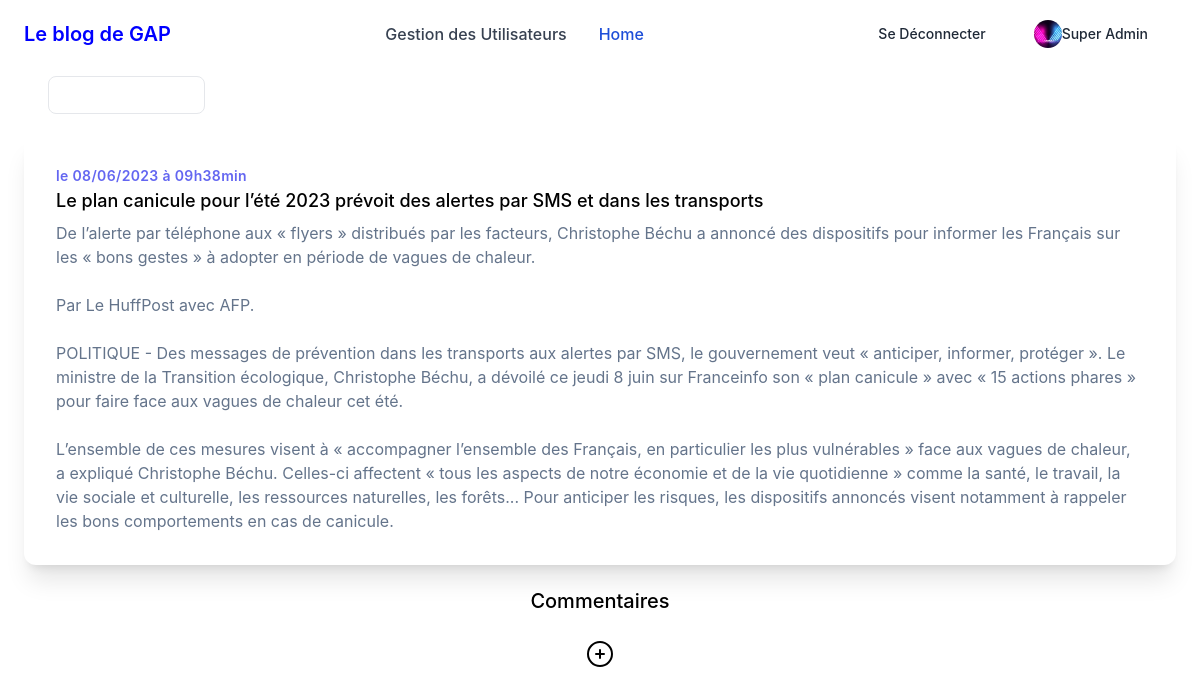
The page /index.php?action=post&id=9 (signed in) on the database its author committed.
### tables this page shows
CREATE TABLE IF NOT EXISTS `posts` (
  `id` int NOT NULL AUTO_INCREMENT,
  `title` varchar(255) NOT NULL,
  `content` text NOT NULL,
  `creation_date` datetime NOT NULL,
  PRIMARY KEY (`id`)
);

### src/controllers/post.php (called while the page is built, shortened)
<?php
require_once('src/lib/database.php');
require_once('src/model/post.php');
class Post
{
    public function SelectPostExecute(string $identifier)
    {
        $connection = new DatabaseConnection();
        $postRepository = new PostRepository();
        $postRepository->connection = $connection;
        $post = $postRepository->getPost($identifier);
        require('templates/post.php');
    }
}

### src/model/post.php (called while the page is built, shortened)
<?php
require_once('src/lib/database.php');
class PostRepository
{
    public DatabaseConnection $connection;
    public function getPost(string $identifier): Post
    {
        $statement = $this->connection->getConnection()->prepare(
            "SELECT id, title, content, DATE_FORMAT(creation_date, '%d/%m/%Y à %Hh%imin') AS french_creation_date FROM posts WHERE id = ?"
        );
        $statement->execute([$identifier]);
        $row = $statement->fetch();
        $post = new Post();
        $post->title = $row['title'];
        $post->frenchCreationDate = $row['french_creation_date'];
        $post->content = $row['content'];
        $post->identifier = $row['id'];
        return $post;
    }
}

### src/lib/database.php (called while the page is built, shortened)
<?php
class DatabaseConnection
{
    public ?\PDO $database = null;
    public function getConnection(): \PDO
    {
        if ($this->database === null) {
            $this->database = new \PDO('mysql:host=localhost;dbname=blog;charset=utf8', 'root', '');
        }
        return $this->database;
    }
}

### templates/post.php (the view, shortened to what this page needs)
<?php
if (@$_SESSION['login'] == true) {
    if ($_SESSION['role'] != 'user') {
?>
        <a href="index.php" class="text-black"><button type="button" class="py-2 px-5 mb-5 mt-2 text-sm font-medium ml-12 text-white focus:outline-none bg-white rounded-lg border border-gray-200 hover:bg-gray-100 hover:text-blue-700 focus:z-10 focus:ring-4 focus:ring-gray-200 dark:text-black dark:border-gray-600">Retour aux billets</button></a>
        <div class="max-w-md mx-auto mb-2 bg-white rounded-xl shadow-xl overflow-hidden md:max-w-6xl">
            <div class="md:flex">
                <div class="p-8">
                    <div class="tracking-wide text-sm text-indigo-500 font-semibold">le <?= $post->frenchCreationDate; ?></div>
                    <p class="block mt-1 text-lg leading-tight font-medium text-black hover:underline"><?= htmlspecialchars($post->title); ?></p>
                    <p class="mt-2 text-slate-500"><?= nl2br(htmlspecialchars($post->content)); ?>
                        <br />
                    </p>
                </div>
            </div>
        </div>
        <div class="flex flex-col items-center justify-center lg:py-3">
            <p class="block mt-1 text-xl leading-tight font-medium text-black text-center">Commentaires </p>
        </div>
        <div class="flex flex-col items-center justify-center lg:py-3">
            <button onclick=AddComment() onMouseOver="displayDivInfo('Ajouter un Commentaire');" onMouseOut="displayDivInfo()" id="buttonAddComment" data-tooltip-target="tooltip-new" type="button">
                <svg xmlns="http://www.w3.org/2000/svg" fill="none" viewBox="0 0 24 24" stroke-width="1.5" stroke="currentColor" class="w-8 h-8">
                    <path stroke-linecap="round" stroke-linejoin="round" d="M12 9v6m3-3H9m12 0a9 9 0 11-18 0 9 9 0 0118 0z" />
                </svg>
            </button>
        </div>
        <?php require('layout.php') ?>
    <?php
    }
}
?>

### rows shown on the page
posts: title "Le plan canicule pour l’été 2023 prévoit des alertes par SMS et dans les transports", content "De l’alerte par téléphone aux « flyers » distribués par les facteurs, Christophe Béchu a annoncé des dispositifs pour informer les Français sur les « bons gestes » à adopter en période de vagues de chaleur. Par Le HuffPost avec AFP. POLITIQUE - Des messages de prévention dans les transports aux alertes par SMS, le gouvernement veut « anticiper, informer, protéger ». Le ministre de la Transition écologique, Christophe Béchu, a dévoilé ce jeudi 8 juin sur Franceinfo son « plan canicule » avec « 15 actions phares » pour faire face aux vagues de chaleur cet été. L’ensemble de ces mesures visent à « accompagner l’ensemble des Français, en particulier les plus vulnérables » face aux vagues de…"

### other values the page prints
$title "Le blog de GAP"
$_SESSION['name'] "Super"
$_SESSION['firstname'] "Admin"
$post->frenchCreationDate "08/06/2023 à 09h38min"
